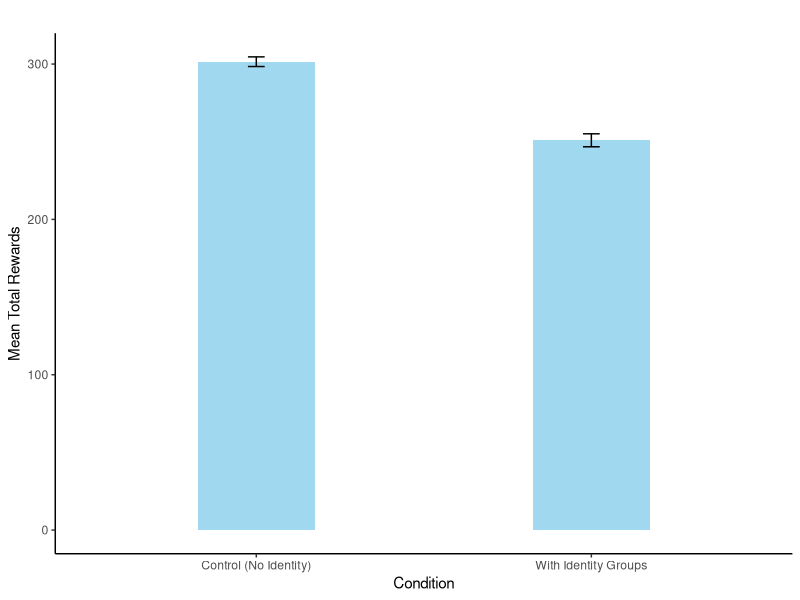
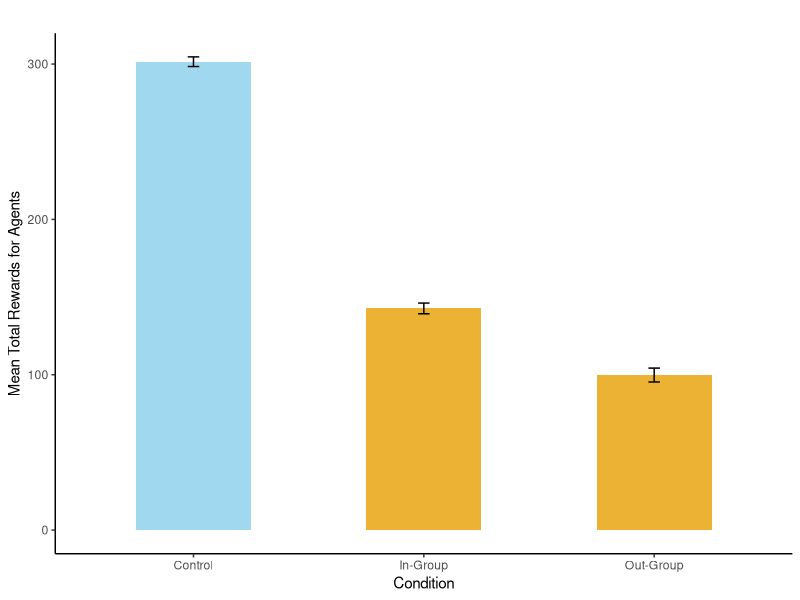
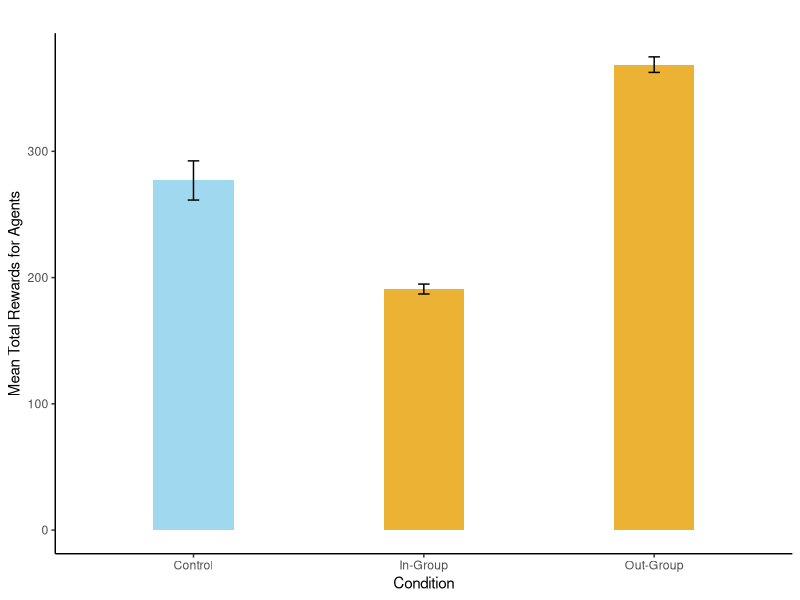

Source code (R) for these figures, in order:
## ---- chunk 1
library(ggplot2)
# plot 1
mean <- c(301.53, 250.93)
  sd <- c(16.98, 22.83)
  se <- sd/sqrt(30)
  group <- c("Control (No Identity)","With Identity Groups")
df <- as.data.frame(cbind(group,mean,sd,se))
df$mean <- as.numeric(df$mean)
df$sd <- as.numeric(df$sd)
df$se <- as.numeric(df$se)

ggplot(df, aes(x = group, y = mean)) +
  geom_bar(stat = "identity", fill = "skyblue", alpha = 0.8, width = 0.35) +
  geom_errorbar(aes(ymin = mean - se, ymax = mean + se), width = 0.05) +
  labs(
    title = "",
    x = "Condition",
    y = "Mean Total Rewards"
  ) +
  theme_classic()

# plot 2
mean <- c(301.53, 142.7, 99.8)
  sd <- c(16.98, 18.9, 24.5)
  se <- sd/sqrt(30)
  group <- c("Control","In-Group", "Out-Group")
df <- as.data.frame(cbind(group,mean,sd,se))
df$mean <- as.numeric(df$mean)
df$sd <- as.numeric(df$sd)
df$se <- as.numeric(df$se)
df$group <- factor(df$group, levels = c("Control","In-Group", "Out-Group"))

ggplot(df, aes(x = group, y = mean)) +
  geom_bar(stat = "identity", fill = c("skyblue", "#E69F00", "#E69F00"), alpha = 0.8, width = 0.5) +
  geom_errorbar(aes(ymin = mean - se, ymax = mean + se), width = 0.05) +
  labs(
    title = "",
    x = "Condition",
    y = "Mean Total Rewards for Agents")+ theme_classic() 

# plot 3
mean <- c(276.933333, 190.933333, 368.666667)
  sd <- c(85.037490, 21.500495, 33.662968)
  se <- sd/sqrt(30)
  group <- c("Control","In-Group", "Out-Group")
df <- as.data.frame(cbind(group,mean,sd,se))
df$mean <- as.numeric(df$mean)
df$sd <- as.numeric(df$sd)
df$se <- as.numeric(df$se)
df$group <- factor(df$group, levels = c("Control","In-Group", "Out-Group"))

ggplot(df, aes(x = group, y = mean)) +
  geom_bar(stat = "identity", fill = c("skyblue", "#E69F00", "#E69F00"), alpha = 0.8, width = 0.35) +
  geom_errorbar(aes(ymin = mean - se, ymax = mean + se), width = 0.05) +
  labs(
    title = "",
    x = "Condition",
    y = "Mean Total Rewards for Agents"
  ) + theme_classic() 
